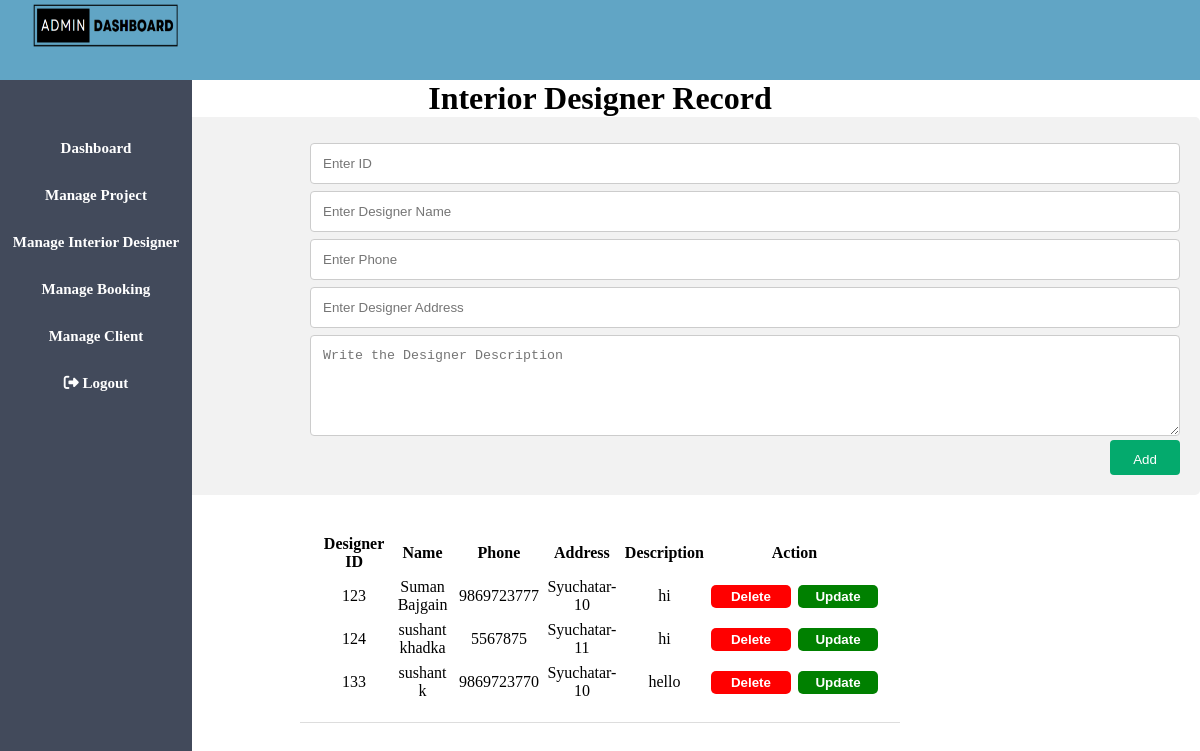
Page /admin/designer.php (signed in) on the committed database.
### tables this page shows
CREATE TABLE `designer` (
  `did` int(11) NOT NULL,
  `name` varchar(100) NOT NULL,
  `phone` varchar(100) NOT NULL,
  `address` varchar(100) NOT NULL,
  `description` varchar(200) NOT NULL
);

### admin/designer.php (the view, shortened to what this page needs)
<?php
if(!empty($_SESSION['adminloginid'])){
?>
<!DOCTYPE html>
<html lang="en">
<head>
    <link rel="stylesheet" type="text/css" href="../admin/admin.css">
    <link rel="stylesheet" href="https://cdnjs.cloudflare.com/ajax/libs/font-awesome/6.4.0/css/all.min.css" />
</head>
<body>
    <header class="header">
    <img src="../admin/images/admin.png" width="150" height="50"/>
    </header>
    <aside>
        <ul>
            <li>
                <a href="../admin/admindashboard.php">Dashboard</a>
            </li>
            <li>
                <a href="../admin/project.php">Manage Project</a>
            </li>
            <li>
                <a href="../admin/designer.php">Manage Interior Designer</a>
            </li>
            <li>
                <a href="../admin/book.php">Manage Booking</a>
            </li>
            <li>
                <a href="../admin/enquiry.php">Manage Client</a>
            </li>
            <li>
            <a href="../admin/adminlogin.php" onclick = 'return Logout()'>
            <i class="fa-solid fa-right-from-bracket" style="color: #ffffff;"></i>
            Logout</a>
            </li>
        </ul>
    </aside>
    <div class="content1">
    <h1> Interior Designer Record</h1>
    </div>
    <div class="container">
  <form action="../authen/backenddesigner.php" method="POST">
    <div class="row">
      <div class="col-25">
        <label for="did">ID</label>
      </div>
      <div class="col-75">
        <input type="text" id="did" name="did" placeholder="Enter ID">
      </div>
    </div>
    <div class="row">
      <div class="col-25">
        <label for="name">Name</label>
      </div>
      <div class="col-75">
        <input type="text" id="name" name="name" placeholder="Enter Designer Name">
      </div>
    </div>
    <div class="row">
      <div class="col-25">
        <label for="phone">Phone</label>
      </div>
      <div class="col-75">
        <input type="text" id="phone" name="phone" placeholder="Enter Phone">
      </div>
    </div>
    <div class="row">
      <div class="col-25">
        <label for="address">Address</label>
      </div>
      <div class="col-75">
        <input type="text" id="address" name="address" placeholder="Enter Designer Address">
      </div>
    </div>
    <div class="row">
      <div class="col-25">
        <label for="description">Description</label>
      </div>
      <div class="col-75">
      <textarea name="description" id="description" rows="5" placeholder="Write the Designer Description"></textarea>
      </div>
    </div>
    <div class="row">
      <button type="submit" value="Add" name="add" id="add">Add</button>
    </div>
  </form>
</div>
    <table class="center" width="50%" cellspacing="7">
  <tr>
    <br><th>Designer ID</th>
    <th>Name</th>
    <th>Phone</th>
    <th>Address</th>
    <th>Description</th>
    <th colspan="2">Action</th>
  </tr>
  <?php
        require "../connection/connection.php";
        $query="SELECT * FROM designer";
        $result=mysqli_query($con,$query);
        while($row=mysqli_fetch_assoc($result)){
        echo"
        <tr>
        <td>$row[did]</td>
        <td>$row[name]</td>
        <td>$row[phone]</td>
        <td>$row[address]</td>
        <td>$row[description]</td>
        <td><a href='../authen/deletedesigner.php?did=$row[did]'><input type='submit' value='Delete' class='delete'></a></td>
        <td><a href='../authen/updatedesigner.php?did=$row[did]'><input type='submit' value='Update' class='update'></a></td>
        </tr>
        ";
            }
        ?>
    </table>
</body>
</html>
<?php
}
else{
    header("location:../admin/admindashboard.php");
}
?>

### admin/admin.css (style rules this page uses)
* { margin: 0px; padding: 0px; }
.header { background-color: #61a5c5; line-height: 70px; padding-left: 30px; }
a,a:hover { text-decoration: none; }
ul { background-color: #424a5b; width: 16%; height: 100%; position: fixed; padding-top: 5%; text-align: center; }
ul li { list-style: none; padding-bottom: 30px; font-size: 15px; }
ul li a { color: white; font-weight: bold; }
.content1 { text-align: center; }
.delete { background-color: red; color: white; border: 0px; outline: none; border-radius: 5px; height: 23px; width: 80px; font-weight: bold; cursor: pointer; }
.update { background-color: green; color: white; border: 0px; outline: none; border-radius: 5px; height: 23px; width: 80px; font-weight: bold; cursor: pointer; }
input[type=text], select, textarea { width: 100%; padding: 12px; border: 1px solid #ccc; border-radius: 4px; box-sizing: border-box; resize: vertical; }
label { padding: 12px 12px 12px 0; display: inline-block; }
button[type=submit] { background-color: #04AA6D; width: 70px; height: 35px; color: white; padding: 12px 20px; border: none; border-radius: 4px; cursor: pointer; float: right; }
.container { border-radius: 5px; background-color: #f2f2f2; padding: 20px; }
.col-25 { float: left; width: 25%; margin-top: 6px; }
.col-75 { float: left; width: 75%; margin-top: 6px; }
.row:after { content: ""; display: table; clear: both; }
.center { margin-left: auto; margin-right: auto; margin-bottom: auto; border-bottom: 1px solid #ddd; padding: 15px; text-align: center; }

### rows in the picture
designer: did "123", name "Suman Bajgain", phone "9869723777", address "Syuchatar-10", description "hi"
designer: did "124", name "sushant khadka", phone "5567875", address "Syuchatar-11", description "hi"
designer: did "133", name "sushant k", phone "9869723770", address "Syuchatar-10", description "hello"
